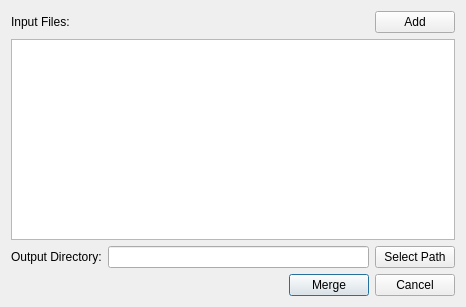
<?xml version="1.0" encoding="UTF-8"?>
<ui version="4.0">
 <class>RinexMergeDialog</class>
 <widget class="QDialog" name="RinexMergeDialog">
  <property name="geometry">
   <rect>
    <x>0</x>
    <y>0</y>
    <width>466</width>
    <height>307</height>
   </rect>
  </property>
  <property name="windowTitle">
   <string>Rinex Files Merge</string>
  </property>
  <layout class="QVBoxLayout" name="verticalLayout">
   <item>
    <layout class="QHBoxLayout" name="horizontalLayout">
     <item>
      <widget class="QLabel" name="label">
       <property name="text">
        <string>Input Files:</string>
       </property>
      </widget>
     </item>
     <item>
      <spacer name="horizontalSpacer">
       <property name="orientation">
        <enum>Qt::Horizontal</enum>
       </property>
       <property name="sizeHint" stdset="0">
        <size>
         <width>40</width>
         <height>20</height>
        </size>
       </property>
      </spacer>
     </item>
     <item>
      <widget class="QPushButton" name="inputFileAddButton">
       <property name="text">
        <string>Add</string>
       </property>
      </widget>
     </item>
    </layout>
   </item>
   <item>
    <widget class="QPlainTextEdit" name="inputFilePathsTextEdit"/>
   </item>
   <item>
    <layout class="QHBoxLayout" name="horizontalLayout_2">
     <item>
      <widget class="QLabel" name="label_2">
       <property name="text">
        <string>Output Directory:</string>
       </property>
      </widget>
     </item>
     <item>
      <widget class="QLineEdit" name="outputDirLineEdit"/>
     </item>
     <item>
      <widget class="QPushButton" name="outputDirOpenButton">
       <property name="text">
        <string>Select Path</string>
       </property>
      </widget>
     </item>
    </layout>
   </item>
   <item>
    <layout class="QHBoxLayout" name="horizontalLayout_3">
     <item>
      <spacer name="horizontalSpacer_2">
       <property name="orientation">
        <enum>Qt::Horizontal</enum>
       </property>
       <property name="sizeHint" stdset="0">
        <size>
         <width>40</width>
         <height>20</height>
        </size>
       </property>
      </spacer>
     </item>
     <item>
      <widget class="QPushButton" name="mergeButton">
       <property name="text">
        <string>Merge</string>
       </property>
       <property name="default">
        <bool>true</bool>
       </property>
      </widget>
     </item>
     <item>
      <widget class="QPushButton" name="cancelButton">
       <property name="text">
        <string>Cancel</string>
       </property>
      </widget>
     </item>
    </layout>
   </item>
  </layout>
 </widget>
 <resources/>
 <connections/>
</ui>
